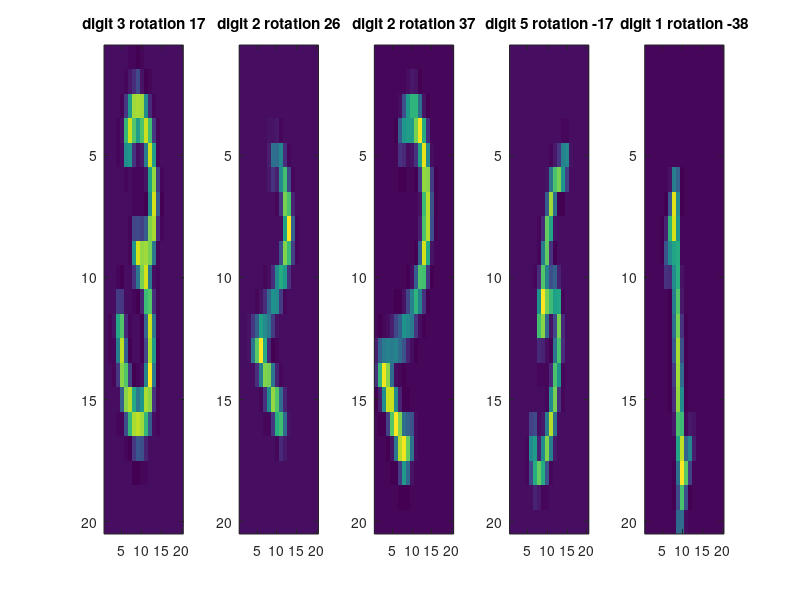

MATLAB code for this plot:
function digitdata_demo
load('Digits20x20.mat');                    % Load if not passed as argument

npl=5;                                      % How many images to show
Ipl=randperm(D.n,npl);
figure(1);
for i=1:npl
  subplot(1,npl,i);
  imagesc(reshape(D.IMG(Ipl(i),:),D.IMGshape));
  title(sprintf('digit %d rotation %d', D.Num( Ipl(i) ), D.Ang( Ipl(i)) ) );
end

end